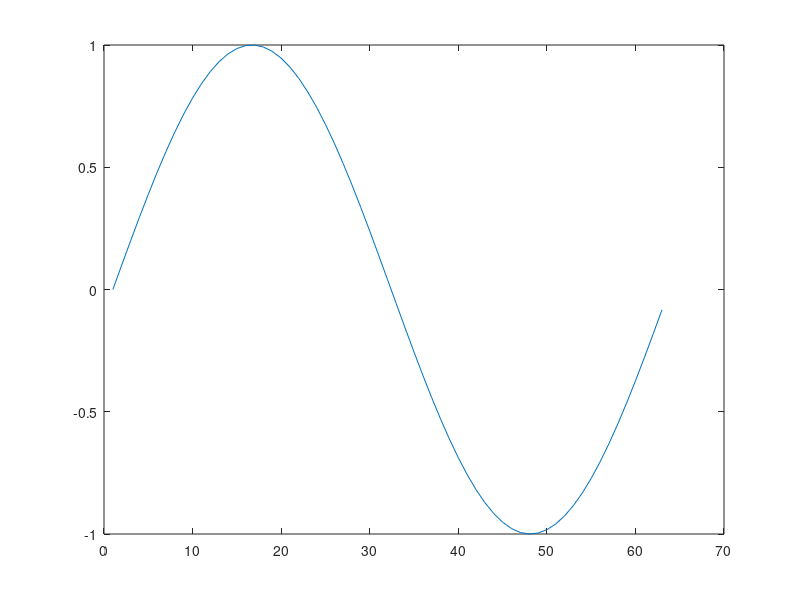
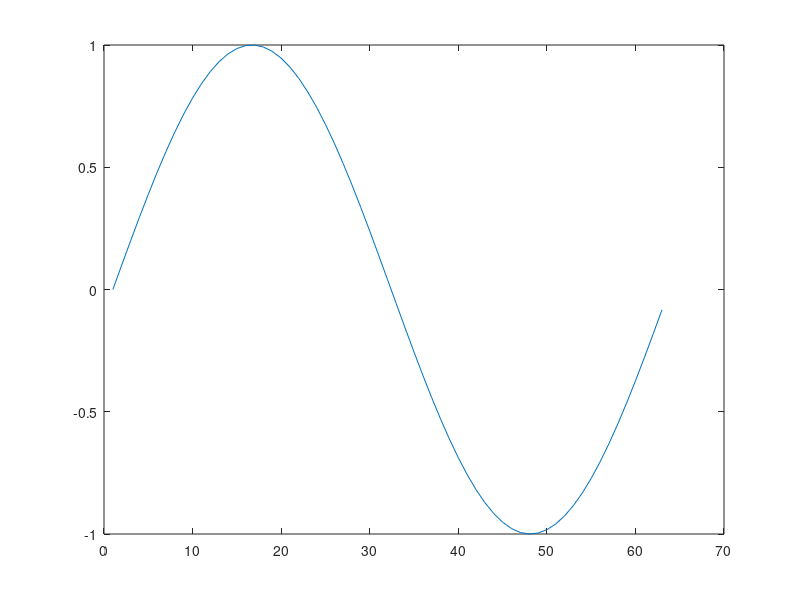
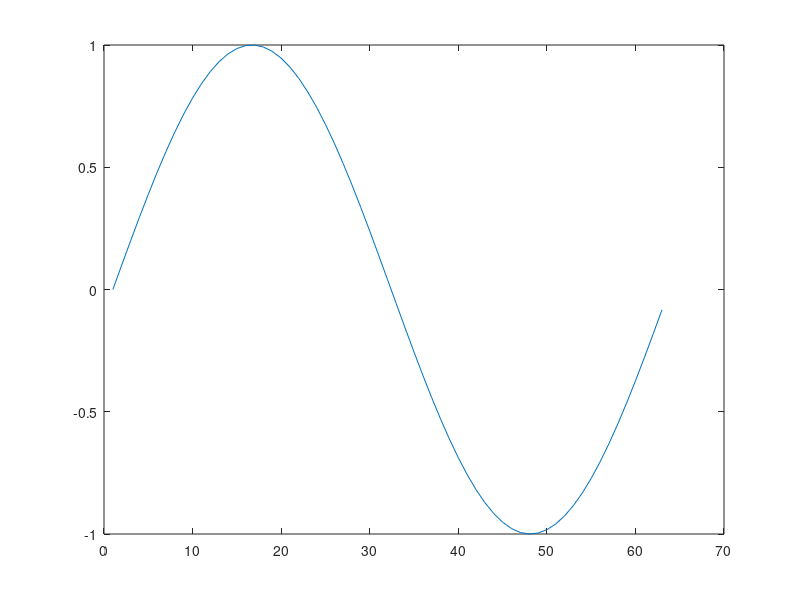
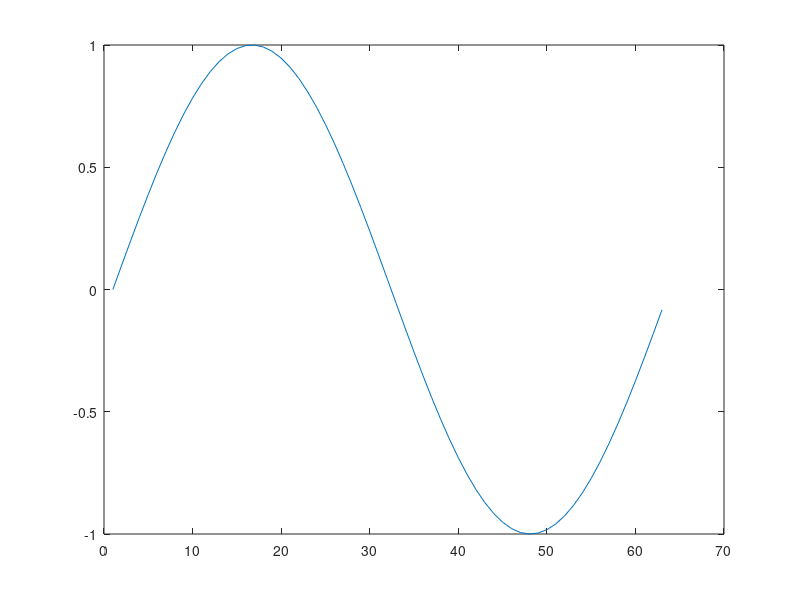

These figures' MATLAB source, in order:
% desired_freq = 7000000
% N_sine_waves = (8192)*(((1.25)*(10^-9)))*(desired_freq)
% %N_sine_waves = 1*(desired_freq);
% Int_sine_waves = round(N_sine_waves)
% %Int_sine_waves = (N_sine_waves);
% F = ceil(2*pi*(Int_sine_waves))/2048
% %F = 2048/2048

 sin_0 = sin(0:0.1:2*pi);
 sin_1 = sin(0:0.1:2*pi);
 sin_2 = sin(0:0.1:2*pi);
 sin_3 = sin(0:0.1:2*pi);
 cos_0 = cos(0:0.1:2*pi);
 cos_1 = cos(0:0.1:2*pi);
 cos_2 = cos(0:0.1:2*pi);
 cos_3 = cos(0:0.1:2*pi);

% sin_0 = sin(0:1.57*(10^-6):2*pi);
% sin_1 = sin(0:1.57*(10^-6):2*pi);
% sin_2 = sin(0:1.57*(10^-6):2*pi);
% sin_3 = sin(0:1.57*(10^-6):2*pi);
% cos_0 = cos(0:1.57*(10^-6):2*pi);
% cos_1 = cos(0:1.57*(10^-6):2*pi);
% cos_2 = cos(0:1.57*(10^-6):2*pi);
% cos_3 = cos(0:1.57*(10^-6):2*pi);

%for i = 1:2048  
 %  sin_0(i) = (sin((i*F)+0));
 %  sin_1(i) = (sin((i*F)+1));
 %  sin_2(i) = (sin((i*F)+2));
 %  sin_3(i) = (sin((i*F)+3));
 %  cos_0(i) = (cos((i*F)+0));
 %  cos_1(i) = (cos((i*F)+1));
 %  cos_2(i) = (cos((i*F)+2));
 %  cos_3(i) = (cos((i*F)+3));
    
   A_sin = sin_0 
   B_sin = sin_1
   C_sin = sin_2  
   D_sin = sin_3

   A_cos = cos_0
   B_cos = cos_1
   C_cos = cos_2
   D_cos = cos_3
    
    
%end

figure(1)
plot(A_sin)

figure(2)
plot(B_sin)

figure(3)
plot(C_sin)

figure(4)
plot(D_sin)

figure(5)
plot(A_cos)

figure(6)
plot(B_cos)

figure(7)
plot(C_cos)

figure(8)
plot(D_cos)

%figure
%plot(A_sin,i,B_sin,i,C_sin,i,D_sin,i)

%A_sin = sin(3:0.01:5*pi)
%B_sin = sin(2:0.01:5*pi)
%C_sin = sin(1:0.01:5*pi)
%D_sin = sin(0:0.01:5*pi)

%A_cos = cos(3:0.01:5*pi)
%B_cos = cos(2:0.01:5*pi)
%C_cos = cos(1:0.01:5*pi)
%D_cos = cos(0:0.01:5*pi)

%t = [0:0.1:2047];
%figure
%plot(A_sin,i)
%plot(B_sin,t)
%plot(C_sin,t)
%plot(D_sin,t)
%plot(A_sin,t,B_sin,t,C_sin,t,D_sin,t)



